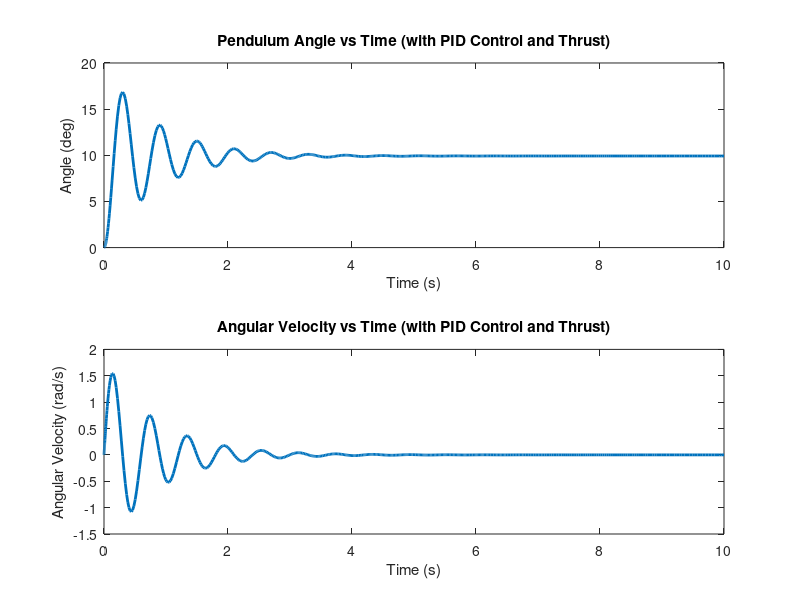

Reproduce this figure in MATLAB.
function simulateControlledPendulum
    % Define parameters
    c = 0.5;   % Damping coefficient
    m = 0.8;   % Mass
    g = 9.81;  % Gravitational acceleration
    dc = 1;  % Distance from pivot to center of mass
    d1 = 2;    % Distance from pivot to thrust point
    m_motor = 0.2; % Mass of motor
    J = 1/3*(m*d1^2) + m_motor*d1^2; % Moment of inertia
    
    
    % Linearized system matrices A and B
    A = [0, 1; -m*g*dc/J, -c/J];
    B = [0; d1/J];

    % Equilibrium point
    equilibrium_angle = 0.12;

    % Proportional, Integral, and Derivative gains for the PID controller
    Kp = 100;
    Ki = 5;  
    Kd = 2;  

    % Define initial values for integral and derivative terms
    integral_term = 0;
    prev_error = 0;

    % Define the control law
    control_law = @(t, x) -Kp * (x(1) - equilibrium_angle) - Ki * integral_term - Kd * (x(2) - prev_error) + 3*d1;

    % Set initial conditions
    initial_theta = 0;
    initial_theta_dot = 0;
    initial_conditions = [deg2rad(initial_theta); deg2rad(initial_theta_dot)];

    % Set the time span for simulation
    tspan = [0 10];

    % Simulate the closed-loop system with the PID controller
    [t, y] = ode45(@(t, x) controlledPendulumODE(t, x, A, B, control_law), tspan, initial_conditions);

    % Inside the loop where you integrate the system, update integral and derivative terms
    for i = 2:length(t)
        dt = t(i) - t(i-1);
        error = y(i, 1) - equilibrium_angle;

        % Update integral and derivative terms
        integral_term = integral_term + error * dt;
        derivative_term = (error - prev_error) / dt;

        % Update the control law with the updated terms
        control_law = @(t, x) -Kp * error - Ki * integral_term - Kd * derivative_term + 3*d1;

        % Update previous error for the next iteration
        prev_error = error;
    end

    % Convert results to degrees
    y(:,1) = rad2deg(y(:,1));

    % Plot the results
    figure;
    subplot(2,1,1);
    plot(t, y(:,1), 'LineWidth', 2);
    title('Pendulum Angle vs Time (with PID Control and Thrust)');
    xlabel('Time (s)');
    ylabel('Angle (deg)');

    subplot(2,1,2);
    plot(t, y(:,2), 'LineWidth', 2);
    title('Angular Velocity vs Time (with PID Control and Thrust)');
    xlabel('Time (s)');
    ylabel('Angular Velocity (rad/s)');
end

function dxdt = controlledPendulumODE(t, x, A, B, control_law)
    % Controlled ODE function for the pendulum
    u = control_law(t, x);
    dxdt = A * x + B * u;
end
